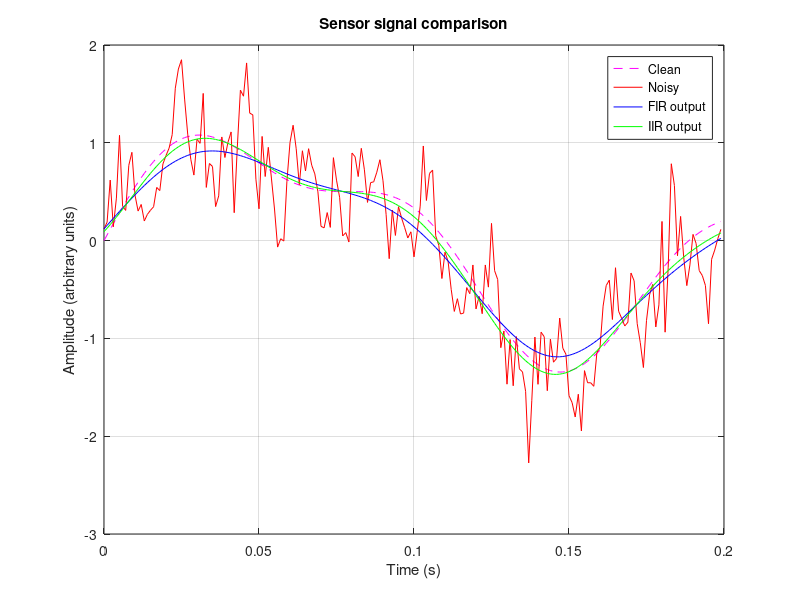
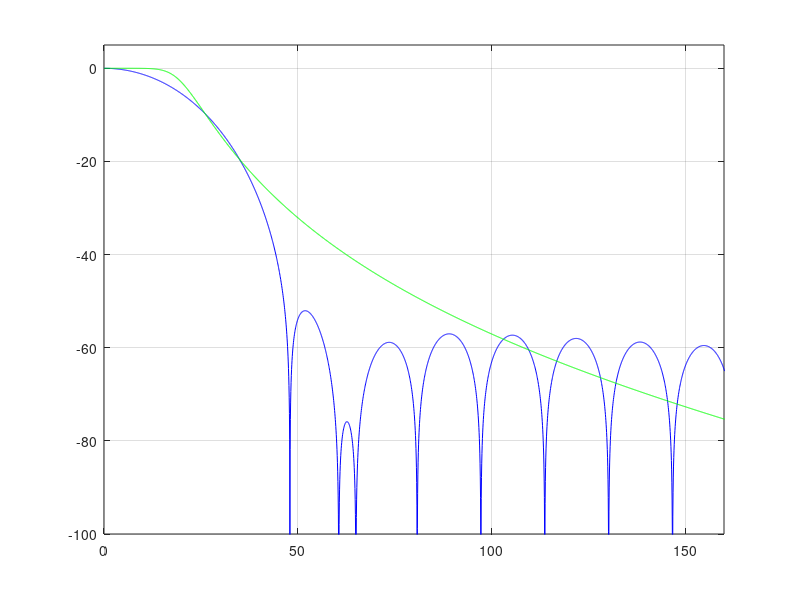

Write the MATLAB code that produced these figures, in order. (Note: this script raises an error after producing the figures.)
Fs = 1000;

t = (0:1/Fs:2-1/Fs)';

rng(7);

clean = sin(2*pi*5*t) + 0.35*sin(2*pi*12*t);

noise = 0.35*sin(2*pi*50*t) + 0.20*sin(2*pi*137*t) ...
        + 0.25*randn(size(t));

x = clean + noise;

fc = 20;

bFIR = fir1(60, fc/(Fs/2), 'low');

[bIIR,aIIR] = butter(4, fc/(Fs/2), 'low');

yFIR = filtfilt(bFIR,1,x);

yIIR = filtfilt(bIIR,aIIR,x);

idx = t < 0.2;

figure;
plot(t(idx), clean(idx), 'm--', ...
    t(idx), x(idx), 'r', ...
    t(idx), yFIR(idx), 'b', ...
    t(idx), yIIR(idx), 'g');

grid on;
xlabel('Time (s)');
ylabel('Amplitude (arbitrary units)');
title('Sensor signal comparison');
legend('Clean', 'Noisy', 'FIR output', 'IIR output');


[HFIR,f] = freqz(bFIR,1,8192,Fs);
[HIIR,~] = freqz(bIIR,aIIR,8192,Fs);

figure;
plot(f,20*log10(max(abs(HFIR),eps)),'b', ...
    f,20*log10(max(abs(HIIR),eps)),'g');

grid on;
xlim([0 160]);
ylim([-100 5]);
xline(fc,'m--','20 Hz cutoff');

xlabel('Frequency (Hz)');
ylabel('Magnitude (dB)');
title('FIR and IIR magnitude responses');
legend('FIR','IIR');

N = length(x);

P = abs(fft([x yFIR yIIR]))/N;

P = P(1:N/2+1,:);
P(2:end-1,:) = 2*P(2:end-1,:);

f = (0:N/2)'*Fs/N;

figure;
plot(f,P(:,1),'r', ...
    f,P(:,2),'b', ...
    f,P(:,3),'g');

grid on;
xlim([0 160]);
xlabel('Frequency (Hz)');
ylabel('Amplitude (arbitrary units)');
title('Single-sided sensor amplitude spectra');
legend('Noisy','FIR output','IIR output');


RMSE = [sqrt(mean((x-clean).^2)); ...
    sqrt(mean((yFIR-clean).^2)); ...
    sqrt(mean((yIIR-clean).^2))];

Signal = {'Noisy input'; 'FIR output'; 'IIR output'};

disp(table(Signal,RMSE));


load handel

xClean = y(:);

tAudio = (0:numel(xClean)-1)'/Fs;

xHum = xClean + 0.15*sin(2*pi*50*tAudio);

[bN,aN] = butter(2, [49 51]/(Fs/2), 'stop');

yAudio = filtfilt(bN,aN,xHum);


idxAudio = tAudio >= 1 & tAudio <= 1.1;

figure;
plot(tAudio(idxAudio),xClean(idxAudio),'m--', ...
    tAudio(idxAudio),xHum(idxAudio),'r', ...
    tAudio(idxAudio),yAudio(idxAudio),'g');

grid on;
xlabel('Time (s)');
ylabel('Amplitude (arbitrary units)');
title('Audio waveform comparison');
legend('Clean','Hum added','Filtered');




NAudio = length(xClean);

PAudio = abs(fft([xClean xHum yAudio]))/NAudio;

PAudio = PAudio(1:floor(NAudio/2)+1,:);
PAudio(2:end,:) = 2*PAudio(2:end,:);

fAudio = (0:floor(NAudio/2))'*Fs/NAudio;

figure;
plot(fAudio,20*log10(max(PAudio(:,1),eps)),'m--', ...
    fAudio,20*log10(max(PAudio(:,2),eps)),'r', ...
    fAudio,20*log10(max(PAudio(:,3),eps)),'g');

grid on;
xlim([35 65]);
xline(50,'m:','50 Hz');
xlabel('Frequency (Hz)');
ylabel('Amplitude (dB re 1 unit)');
title('Audio spectra around 50 Hz');
legend('Clean','Hum added','Filtered');


playbackGain = 0.9/max([abs(xHum); abs(yAudio)]);

disp('Playing hum-added audio');
sound(playbackGain*xHum,Fs);
pause(NAudio/Fs + 0.5);

disp('Playing filtered audio');
sound(playbackGain*yAudio,Fs);
pause(NAudio/Fs + 0.5);




ref50 = exp(-1j*2*pi*50*tAudio);

A50before = 2/NAudio*abs(sum(xHum.*ref50));
A50after = 2/NAudio*abs(sum(yAudio.*ref50));

attenuation50 = 20*log10(A50before/max(A50after,eps));

fprintf('50 Hz amplitude before: %.6f\n',A50before);
fprintf('50 Hz amplitude after: %.6f\n',A50after);
fprintf('50 Hz attenuation: %.2f dB\n',attenuation50);



[bWide,aWide] = butter(2, [45 55]/(Fs/2), 'stop');

yWide = filtfilt(bWide,aWide,xHum);

A50wide = 2/NAudio*abs(sum(yWide.*ref50));

attenuationWide = 20*log10(A50before/max(A50wide,eps));

fprintf('Wider filter: 50 Hz amplitude after: %.6f\n',A50wide);
fprintf('Wider filter: 50 Hz attenuation: %.2f dB\n',attenuationWide);
